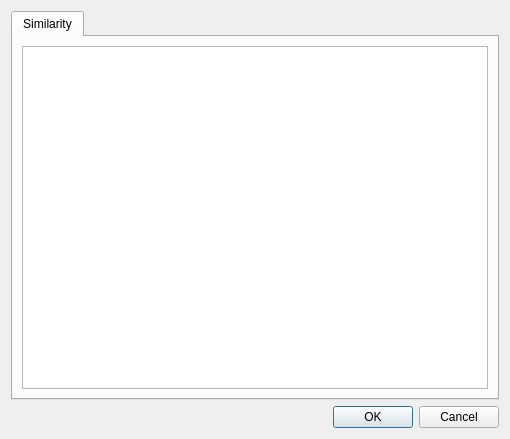
<?xml version="1.0" encoding="UTF-8"?>
<ui version="4.0">
 <class>FeatureDialog</class>
 <widget class="QDialog" name="FeatureDialog">
  <property name="geometry">
   <rect>
    <x>0</x>
    <y>0</y>
    <width>510</width>
    <height>439</height>
   </rect>
  </property>
  <property name="windowTitle">
   <string>Dialog</string>
  </property>
  <layout class="QGridLayout" name="gridLayout">
   <item row="1" column="0">
    <widget class="QDialogButtonBox" name="buttonBox">
     <property name="orientation">
      <enum>Qt::Horizontal</enum>
     </property>
     <property name="standardButtons">
      <set>QDialogButtonBox::Cancel|QDialogButtonBox::Ok</set>
     </property>
    </widget>
   </item>
   <item row="0" column="0">
    <widget class="QTabWidget" name="tabWidget">
     <widget class="QWidget" name="tableTab">
      <attribute name="title">
       <string>Similarity</string>
      </attribute>
      <layout class="QGridLayout" name="gridLayout_2">
       <item row="0" column="0">
        <widget class="QTableWidget" name="tableWidget">
         <property name="editTriggers">
          <set>QAbstractItemView::NoEditTriggers</set>
         </property>
         <property name="alternatingRowColors">
          <bool>true</bool>
         </property>
         <property name="rowCount">
          <number>0</number>
         </property>
         <property name="columnCount">
          <number>0</number>
         </property>
         <attribute name="horizontalHeaderDefaultSectionSize">
          <number>150</number>
         </attribute>
         <attribute name="horizontalHeaderMinimumSectionSize">
          <number>150</number>
         </attribute>
        </widget>
       </item>
      </layout>
     </widget>
    </widget>
   </item>
  </layout>
 </widget>
 <resources/>
 <connections>
  <connection>
   <sender>buttonBox</sender>
   <signal>accepted()</signal>
   <receiver>FeatureDialog</receiver>
   <slot>accept()</slot>
   <hints>
    <hint type="sourcelabel">
     <x>248</x>
     <y>254</y>
    </hint>
    <hint type="destinationlabel">
     <x>157</x>
     <y>274</y>
    </hint>
   </hints>
  </connection>
  <connection>
   <sender>buttonBox</sender>
   <signal>rejected()</signal>
   <receiver>FeatureDialog</receiver>
   <slot>reject()</slot>
   <hints>
    <hint type="sourcelabel">
     <x>316</x>
     <y>260</y>
    </hint>
    <hint type="destinationlabel">
     <x>286</x>
     <y>274</y>
    </hint>
   </hints>
  </connection>
 </connections>
</ui>
